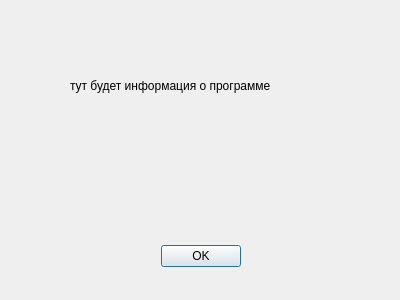
<?xml version="1.0" encoding="UTF-8"?>
<ui version="4.0">
 <class>AboutWindow</class>
 <widget class="QDialog" name="AboutWindow">
  <property name="geometry">
   <rect>
    <x>0</x>
    <y>0</y>
    <width>400</width>
    <height>300</height>
   </rect>
  </property>
  <property name="windowTitle">
   <string>О программе</string>
  </property>
  <widget class="QDialogButtonBox" name="buttonBox">
   <property name="geometry">
    <rect>
     <x>30</x>
     <y>240</y>
     <width>341</width>
     <height>32</height>
    </rect>
   </property>
   <property name="orientation">
    <enum>Qt::Horizontal</enum>
   </property>
   <property name="standardButtons">
    <set>QDialogButtonBox::Ok</set>
   </property>
   <property name="centerButtons">
    <bool>true</bool>
   </property>
  </widget>
  <widget class="QLabel" name="label">
   <property name="geometry">
    <rect>
     <x>70</x>
     <y>50</y>
     <width>271</width>
     <height>71</height>
    </rect>
   </property>
   <property name="text">
    <string>тут будет информация о программе</string>
   </property>
  </widget>
 </widget>
 <resources/>
 <connections>
  <connection>
   <sender>buttonBox</sender>
   <signal>accepted()</signal>
   <receiver>AboutWindow</receiver>
   <slot>accept()</slot>
   <hints>
    <hint type="sourcelabel">
     <x>248</x>
     <y>254</y>
    </hint>
    <hint type="destinationlabel">
     <x>157</x>
     <y>274</y>
    </hint>
   </hints>
  </connection>
  <connection>
   <sender>buttonBox</sender>
   <signal>rejected()</signal>
   <receiver>AboutWindow</receiver>
   <slot>reject()</slot>
   <hints>
    <hint type="sourcelabel">
     <x>316</x>
     <y>260</y>
    </hint>
    <hint type="destinationlabel">
     <x>286</x>
     <y>274</y>
    </hint>
   </hints>
  </connection>
 </connections>
</ui>
